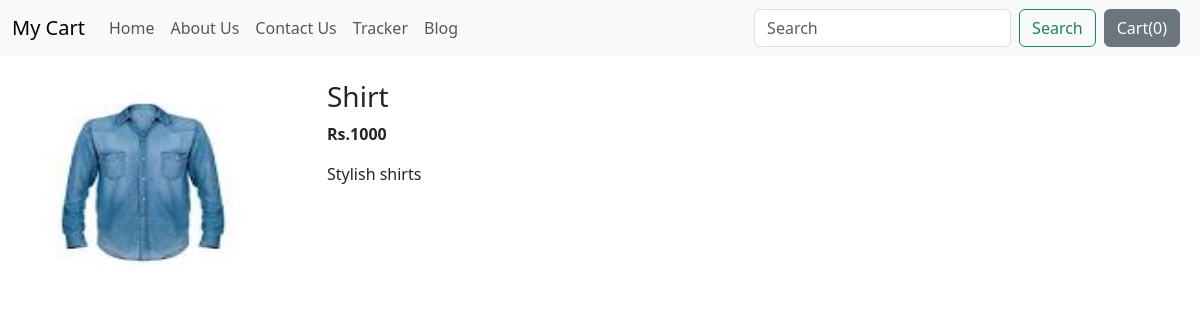
Screenshot of /shop/productview/8 with the database file from the repository.
### Shop/models.py (models this page shows, shortened)
class product(models.Model):
    product_id=models.AutoField
    product_name=models.CharField(max_length=50)
    price=models.IntegerField(default=0)
    category=models.CharField(max_length=50,default="")
    subcategory=models.CharField(max_length=50,default="")
    description=models.CharField(max_length=50)
    date=models.DateField()
    image=models.ImageField(upload_to="Shop/images",default="")

### Shop/views.py (the view)
# urls.py: path('productview/<int:myid>',views.productview,name='productview'),
def productview(request,myid):
    productss=product.objects.filter(id=myid)
    return render(request,'shop/prodview.html',{'product':productss[0]})

### Shop/Templates/shop/prodview.html (shortened to what this page needs)
{% extends 'shop/basic.html'%}
{% block body %}
<div class="container my-4">
    <div class="row">
    <div class="col-md-3">
        <img src="/media/{{product.image}}" width="200px" height="200px" alt="">
    </div>
    <div class="col-md-9">
        <h3>{{product.product_name}}</h3>
        <p><b>Rs.{{product.price}}</b></p>
        <p>{{product.description}}</p>
    </div>
</div>
</div>
{% endblock %}

### rows the page displays
product: image (picture), product_name "Shirt", price "1000", description "Stylish shirts"
